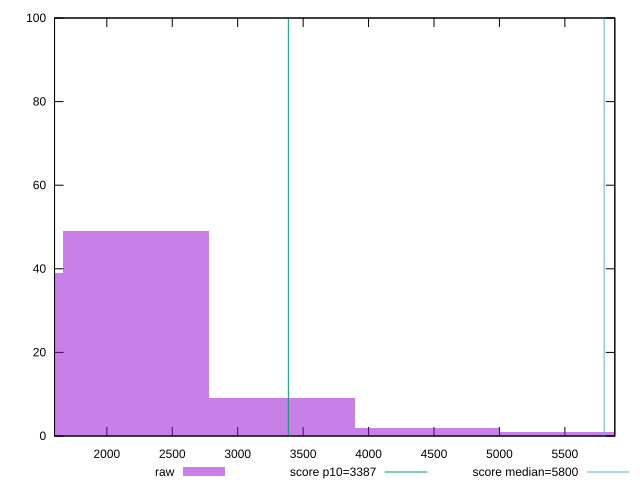

This figure's gnuplot source:
reset

$raw <<EOF
5562.5933921621245 1
2225.0373568648497 49
1112.5186784324248 39
3337.5560352972743 9
4450.074713729699 2
EOF

set key outside below
set boxwidth 1112.5186784324248
set xrange [1600.4009999999998:5881.739881999703]
set yrange [0:100]
set trange [0:100]
set style fill transparent solid 0.5 noborder

set parametric
set terminal svg size 640, 490 enhanced background rgb 'white'
set output "report_00015_2021-02-09T16-11-33.973Z/speed-index/samples/pages+cached+noadtech+nomedia+nocss/raw/histogram.svg"

plot $raw title "raw" with boxes, \
     3387,t title "score p10=3387", \
     5800,t title "score median=5800"

reset
